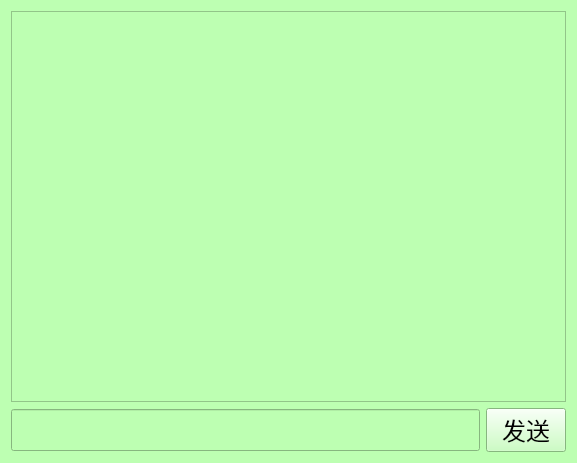
<?xml version="1.0" encoding="UTF-8"?>
<ui version="4.0">
 <class>chat</class>
 <widget class="QWidget" name="chat">
  <property name="geometry">
   <rect>
    <x>0</x>
    <y>0</y>
    <width>577</width>
    <height>463</height>
   </rect>
  </property>
  <property name="windowTitle">
   <string>Form</string>
  </property>
  <property name="styleSheet">
   <string notr="true">background-color: rgb(189, 255, 178);</string>
  </property>
  <layout class="QGridLayout" name="gridLayout">
   <item row="0" column="0">
    <widget class="QTextEdit" name="textEdit">
     <property name="readOnly">
      <bool>true</bool>
     </property>
    </widget>
   </item>
   <item row="1" column="0">
    <layout class="QHBoxLayout" name="horizontalLayout">
     <item>
      <widget class="QLineEdit" name="lineEdit">
       <property name="sizePolicy">
        <sizepolicy hsizetype="Expanding" vsizetype="Maximum">
         <horstretch>0</horstretch>
         <verstretch>4</verstretch>
        </sizepolicy>
       </property>
       <property name="minimumSize">
        <size>
         <width>0</width>
         <height>40</height>
        </size>
       </property>
       <property name="font">
        <font>
         <family>Adobe 宋体 Std L</family>
         <pointsize>18</pointsize>
        </font>
       </property>
       <property name="text">
        <string/>
       </property>
      </widget>
     </item>
     <item>
      <widget class="QPushButton" name="pushButton">
       <property name="font">
        <font>
         <family>Adobe 宋体 Std L</family>
         <pointsize>18</pointsize>
        </font>
       </property>
       <property name="text">
        <string>发送</string>
       </property>
      </widget>
     </item>
    </layout>
   </item>
  </layout>
 </widget>
 <resources/>
 <connections/>
</ui>
